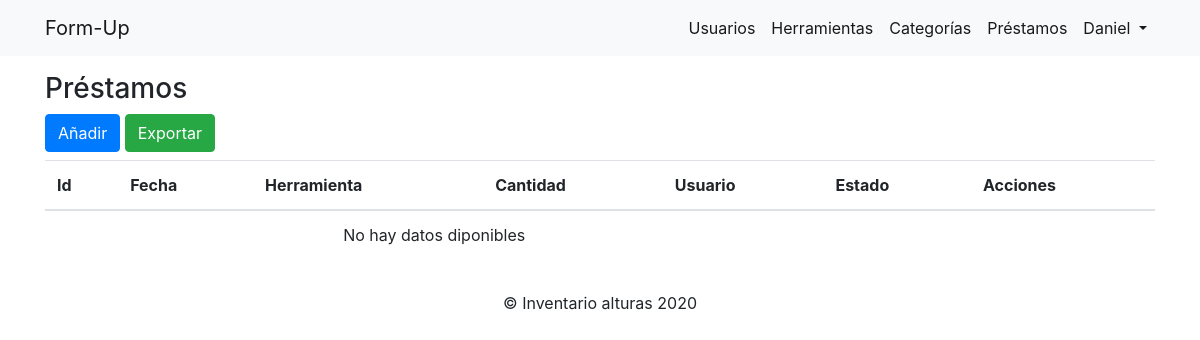
Before: /index.php?controller=loans&action=index (signed in) with the older database file.
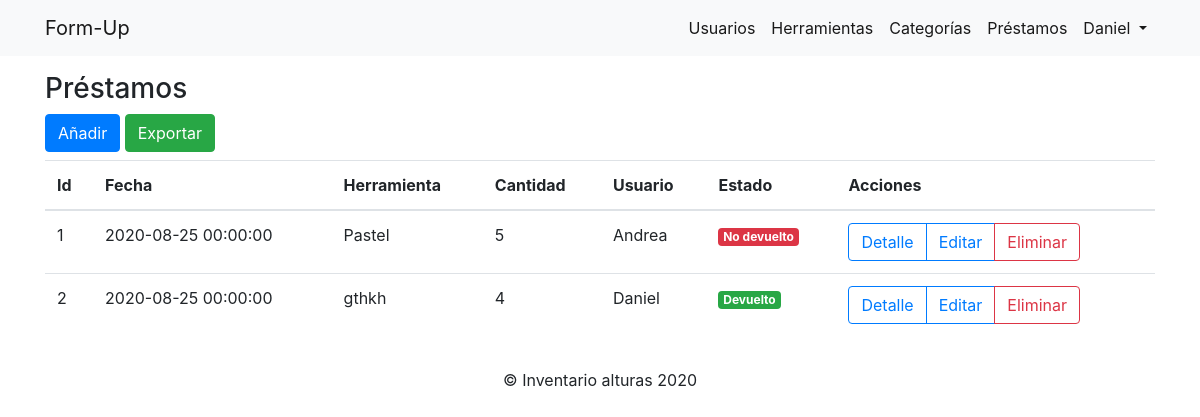
After: the same page with the newer database file.
### tables this page shows
CREATE TABLE `prestamos` (
  `id` int(11) NOT NULL,
  `fecha` datetime NOT NULL,
  `herramienta_id` int(11) NOT NULL,
  `cantidad` int(11) NOT NULL,
  `usuario_id` int(11) NOT NULL,
  `devuelto` tinyint(1) NOT NULL
);

CREATE TABLE `herramientas` (
  `id` int(11) NOT NULL,
  `nombre` varchar(200) NOT NULL,
  `marca` varchar(200) NOT NULL,
  `longitud` int(11) NOT NULL,
  `serie` int(11) NOT NULL,
  `descripcion` varchar(250) NOT NULL,
  `cantidad` int(11) NOT NULL,
  `foto` varchar(255) DEFAULT NULL,
  `entidad_cert` varchar(255) DEFAULT NULL,
  `fecha_fbc` text DEFAULT NULL,
  `norma_cert` text DEFAULT NULL,
  `vencimiento` text DEFAULT NULL
);

CREATE TABLE `usuarios` (
  `id` int(11) NOT NULL,
  `nombre` varchar(255) NOT NULL,
  `email` varchar(255) NOT NULL,
  `rol_id` int(11) NOT NULL,
  `password` varchar(255) NOT NULL
);

### controllers/LoansController.php (called while the page is built, shortened)
<?php
class LoansController extends BaseController{
    public function index()
    {
        $prestamo_obj  = new Loan();
        $all_loans = $prestamo_obj->getAllLoans();
        require_once 'views/dashboard/loans/index.php';
    }
}

### core/Connection.php (called while the page is built, shortened)
<?php
abstract class Connection
{
    public function __construct()
    {
        try
        {
            $this->dbConnection = new PDO(DB_DRIVER . ':host=' . DB_HOST . ';dbname=' . DB_NAME, DB_USER, DB_PASS);
        } catch (PDOException $ex) {
            echo $ex->getMessage();
            die();
        }
    }
}
?>

### models/Loan.php (called while the page is built, shortened)
<?php
class Loan extends BaseModel
{
    public function getAllLoans()
    {
        try {
            $sql = $this->dbConnection->prepare("SELECT prestamos.*,herramientas.nombre AS herramienta_nombre, usuarios.nombre AS usuario_nombre FROM prestamos INNER JOIN herramientas ON herramientas.id=prestamos.herramienta_id INNER JOIN usuarios ON usuarios.id=prestamos.usuario_id");
            $sql->execute();
            $resultSet = [];
            while ($row = $sql->fetch(PDO::FETCH_OBJ)) {
                $resultSet[] = $row;
            }
            return $resultSet;
        } catch (PDOException $ex) {
            echo $ex->getMessage();
            die();
        }
    }
}
?>

### views/dashboard/loans/index.php (the view)
<?php include_once 'views/layouts/header.php' ?>
<?php include_once 'views/layouts/navbar.php' ?>
<div class="container my-3">
    <div class="row">
        <div class="col">
            <h3>Préstamos</h3>
        </div>
    </div>
    <div class="row">
        <div class="col">
            <a href="index.php?controller=loans&action=create" class="btn btn-primary mb-2">Añadir</a>
            <a href="index.php?controller=loans&action=export" class="btn btn-success mb-2">Exportar</a>
            <table class="table" id="table">
                <thead>
                    <tr>
                        <th>Id</th>
                        <th>Fecha</th>
                        <th>Herramienta</th>
                        <th>Cantidad</th>
                        <th>Usuario</th>
                        <th>Estado</th>
                        <th>Acciones</th>
                    </tr>
                </thead>
                <tbody>
                    <?php if(count($all_loans)>0){?>
                        <?php foreach($all_loans as $row){?>
                            <tr>
                                <td><?php echo $row->id ?></td>
                                <td><?php echo $row->fecha ?></td>
                                <td><?php echo $row->herramienta_nombre ?></td>
                                <td><?php echo $row->cantidad ?></td>
                                <td><?php echo $row->usuario_nombre ?></td>
                                <td><?php echo $row->devuelto == 0?"<span class='badge badge-danger'>No devuelto</span>":"<span class='badge badge-success'>Devuelto</span>" ?></td>
                                <td>
                                    <div class="btn-group" role="group" aria-label="Basic example">
                                        <a href="index.php?controller=loans&action=detail&id=<?php echo $row->id ?>" class="btn btn-outline-primary">Detalle</a>
                                        <a href="index.php?controller=loans&action=edit&id=<?php echo $row->id ?>" class="btn btn-outline-primary">Editar</a>
                                        <a href="index.php?controller=loans&action=delete" class="btn btn-outline-danger">Eliminar</a>
                                    </div>
                                </td>
                            </tr>
                        <?php }?>
                    <?php }else{?>
                        <tr>
                            <td colspan="5" class="text-center">
                                No hay datos diponibles
                            </td>
                        </tr>
                    <?php }?>
                </tbody>
            </table>
        </div>
    </div>
</div>
<?php include_once 'views/layouts/footer.php' ?>

Changed rows visible on the page:
added prestamos: id "1", fecha "2020-08-25 00:00:00", herramienta.nombre "Pastel", cantidad "5", usuario.nombre "Andrea", devuelto "No devuelto"
added prestamos: id "2", fecha "2020-08-25 00:00:00", herramienta.nombre "gthkh", cantidad "4", usuario.nombre "Daniel", devuelto "Devuelto"
Other visible differences:
text no longer shown: "No hay datos diponibles"
